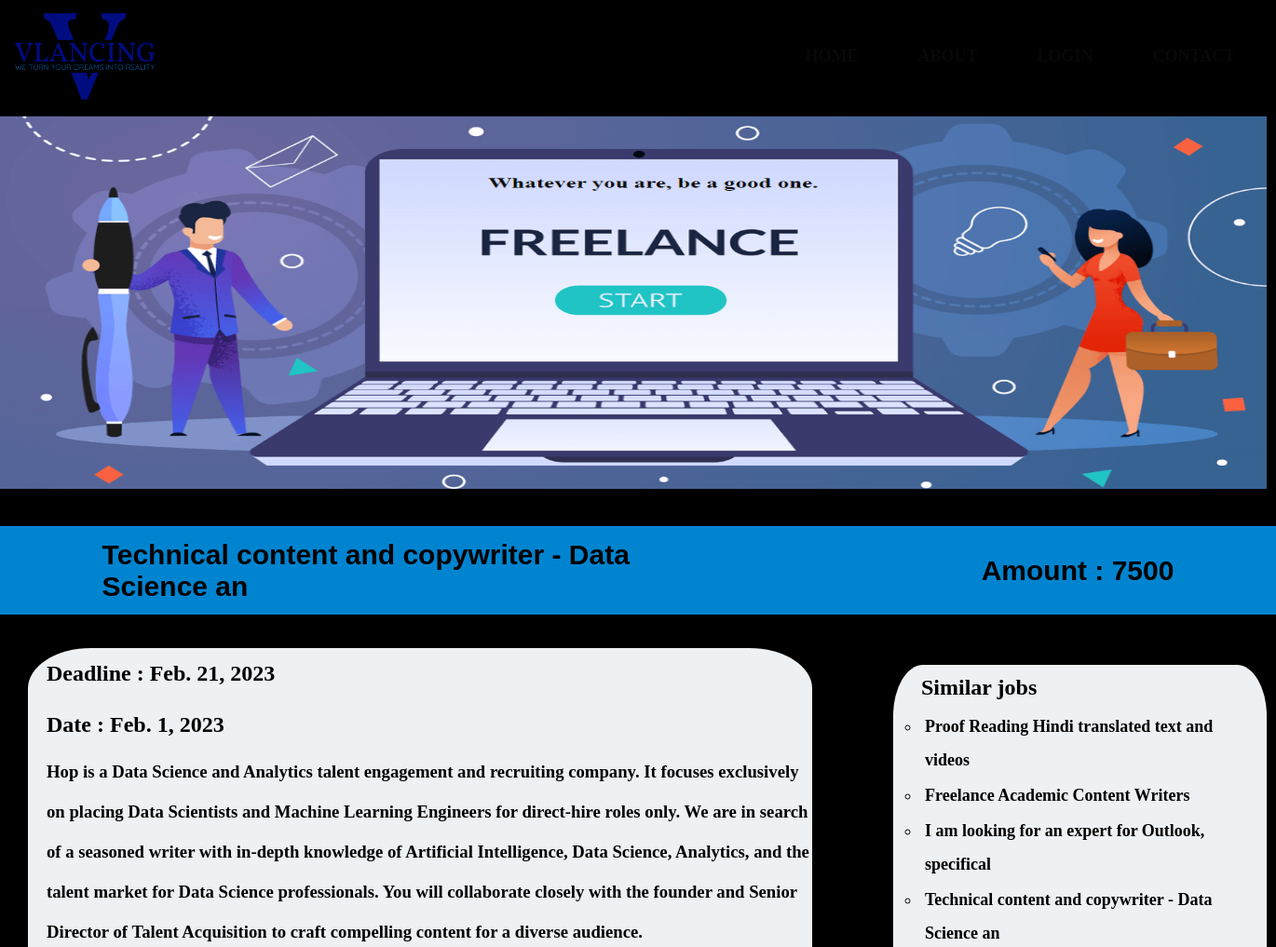
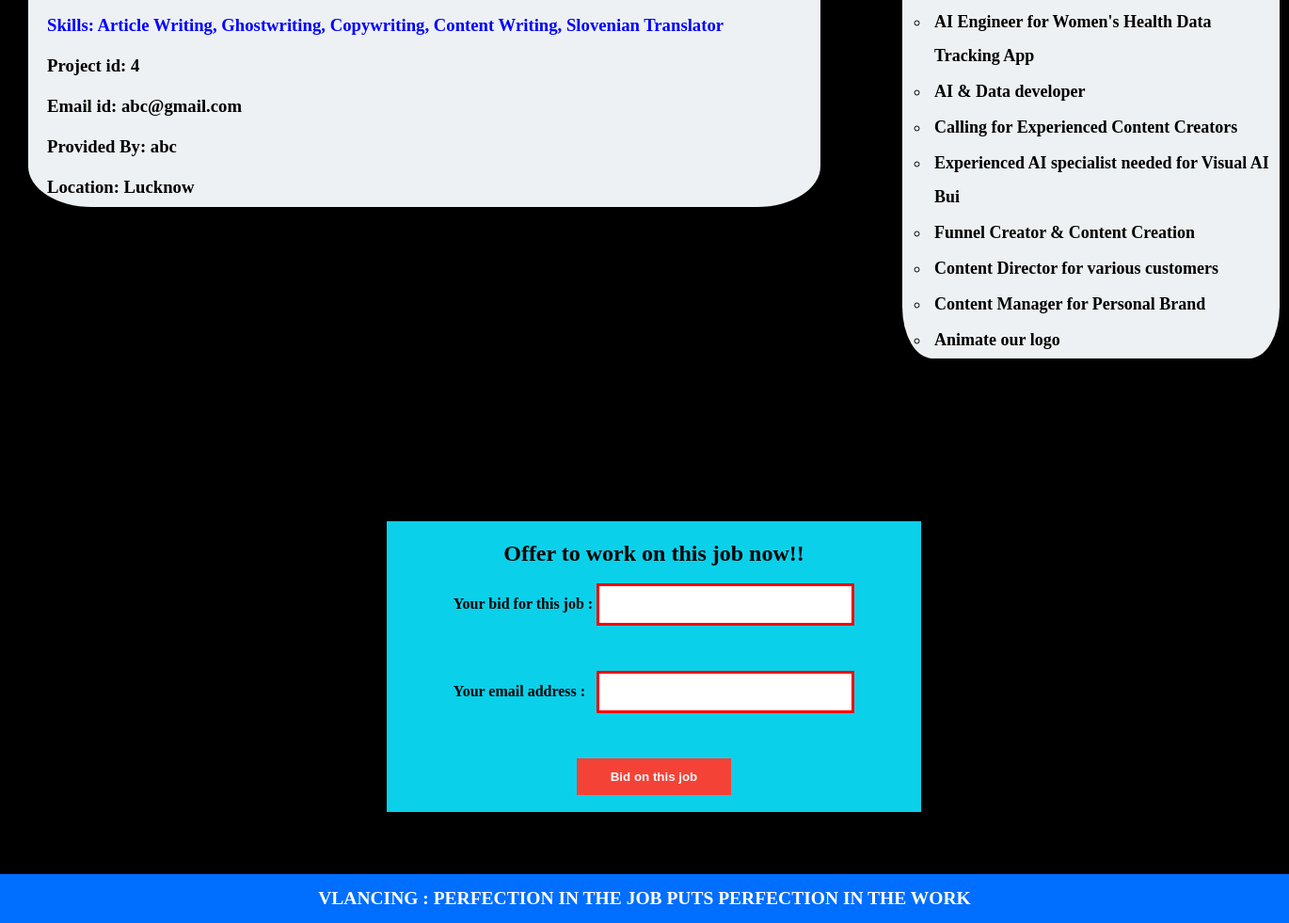
/4, run on the app's committed database (2 pictures, top to bottom).
### vlance/models.py (models this page shows, shortened)
class Jobs(models.Model):
    task_name = models.CharField(max_length=50 , blank = False)
    amount = models.IntegerField( default = 0,blank = False)
    description = models.TextField(max_length=500 , blank = False, default = None)
    date_posted = models.DateField(blank= False)
    email = models.EmailField(verbose_name="Email", blank = False)
    provided_by = models.CharField(max_length=50 , blank = False)
    deadline = models.DateField(blank = False)
    is_completed = models.BooleanField(default = False)
    location = models.CharField(max_length=50 , blank = False)
    skills = models.CharField(max_length=50, default=None, blank = False )

### vlance/views.py (the view)
# urls.py: path('<str:job_id>' , views.jobs, name='jobs'),
def jobs(request, job_id):
    jobs = Jobs.objects.get(id=job_id)
    return render(request, "vlance/job.html", {
        "jobs": jobs,
        "works": Jobs.objects.all()
    })

### vlance/Templates/VLANCE/job.html (shortened to what this page needs)
{% load static %}
<!DOCTYPE html>
<html>
    <head>
        <link rel="stylesheet" href="{% static 'vlance/job.css' %}">
    </head>
    <body>
        <section class="header">
            <nav>
                <a href="#"><img src="{% static 'vlance/assets/final.png'%}"></a>
                <div class="nav-links">
                    <ul>
                        <li><a href="{% url 'landing' %}">HOME</a></li>
                        <li><a href="#">ABOUT</a></li>
                        <li><a href="#">LOGIN</a></li>
                        <li><a href="#">CONTACT</a></li>
                    </ul>
            </nav>
            <div class="text-box">
                <img src="{% static 'vlance/assets/ff.png'%}">
                <br>
                <br>
                <br>
                </div>
                <div class="job">
                <h1 id="first">{{jobs.task_name}}</h1>
                <h1 id="second"> Amount : {{jobs.amount}}</h1>
                </div>
                <br>
                <br>
                        <div class="description">
                    <h2>Deadline : {{jobs.deadline}}  </h2>
                    <h2>Date : {{jobs.date_posted}}  </h2>
                    <h3>{{jobs.description}}</h3>
                        <h3 id="skill">
                            Skills: Article Writing, Ghostwriting, Copywriting, Content Writing, Slovenian Translator
                        </h3>
                        <h3> Project id: {{jobs.id}}</h3>
                        <h3> Email id: {{jobs.email}}</h3>
                        <h3> Provided By: {{jobs.provided_by}}</h3>
                        <h3> Location: {{jobs.location}}</h3>
                        </div>
                        <br>
                        <div class="other"><h2> Similar jobs</h2>
                            <ul>
                                {% for work in works %}
                                <li><a href="#">{{work.task_name}}</a></li>
                                {% endfor %}
                            </ul>
                    </div>
                    <br>
                    <br>
                    <div class="post">
                        <h2>Offer to work on this job now!!</h2>
                        <form action="#">
                            <label for="Your bid for this job">Your bid for this job : </label>
                            <input type="text" id="bid" name="bid"><br><br>
                            <label for="email address">Your email address :  &nbsp;</label>
                            <input type="email" id="email" name="email"><br><br>
                            <input type="submit" value="Bid on this job">
                          </form>
                    </div>
                <br>
                <br>
                <footer>
                    <div class="FINAL">
                        <h2 class="LAST"> VLANCING : PERFECTION IN THE JOB PUTS PERFECTION IN THE WORK</h2>
                    </div>
                </footer>
                </section>
    </body>
</html>

### vlance/static/vlance/job.css (style rules this page uses)
* { margin: 0; padding: 0; }
body { min-height: 100vh; width:100%; background-position: center; background-color: black; background-size: cover; position: relative; }
nav { display: flex; padding: 1% 1%; justify-content: space-between; align-items: center; }
nav img { width: 150px; padding-left: 2px; }
.nav-links { flex: 1; text-align: right; }
.nav-links ul li { font-family:cursive; font-weight: bold; list-style: none; display: inline-block; padding: 20px 30px; position: relative; margin-top: 0%; }
.nav-links ul li a { color:rgb(8, 8, 8); text-decoration: none; font-size: 18px; }
.nav-links ul li::after { content: ''; width: 0%; height: 4px; background: #f44336; display: block; margin: auto; transition: 0.5s; }
.text-box img { width: 1360px; height: 400px; position: relative; }
.job { display: flex; padding: 1% 8%; justify-content: space-between; align-items: center; background-color: rgba(0, 162, 255, 0.815); }
#first { text-align: left; flex: 1; font-size: 30px; font-family: 'Franklin Gothic Medium', 'Arial Narrow', Arial, sans-serif; }
#second { text-align: right; flex: 1; font-size: 30px; font-family: 'Franklin Gothic Medium', 'Arial Narrow', Arial, sans-serif; }
.description { height: auto; width: 60%; float: left; line-height: 2.3; margin-left: 30px; padding-left: 20px; border: 2px ; border-radius: 8%; background-color: rgba(241, 245, 247, 0.986); }
#skill { color: blue; }
.other { line-height: 2; height: auto; margin-left: 70%; margin-right: 10px; padding-right: 10px; padding-left: 30px; border: 2px ; border-radius: 8%; border-color: black; background-color: rgba(241, 245, 247, 0.986); }
.other ul li { padding-left: 4px; list-style:circle; font-size: large; color: black; }
.other a { color: black; text-decoration: none; font-weight: bolder; }
.other ul li::after { content: ''; width: 0%; height: 2px; background: black; display: block; margin: auto; transition: 1s; }
.post { align-self: center; height: auto; width: 40%; line-height: 2; margin-left: 30%; background-color:rgba(12, 212, 238, 0.986) ; padding: 10px; text-align: center; font-weight: bold; margin-top: 10%; }
input[type=text] { width: 50%; padding: 12px 20px; margin: 8px 0; box-sizing: border-box; border: 3px solid red; }
input[type=email] { width: 50%; padding: 12px 20px; margin: 8px 0; box-sizing: border-box; border: 3px solid red; }
input[type=submit] { width: 30%; background-color: #f44336; color: aliceblue; font-weight: bolder; padding: 12px 20px; margin: 8px 0; box-sizing: border-box; border: 3px ; }
.FINAL { margin-top: 30px; padding-top: 15px; padding-bottom: 15px; background-color: rgb(0, 110, 255); width: 100%; color: white; font-size: small; text-align: center; }

### data on the page
Jobs: task_name "Technical content and copywriter - Data Science an", amount "7500", deadline "Feb. 21, 2023", date_posted "Feb. 1, 2023", description "Hop is a Data Science and Analytics talent engagement and recruiting company. It focuses exclusively on placing Data Scientists and Machine Learning Engineers for direct-hire roles only. We are in search of a seasoned writer with in-depth knowledge of Artificial Intelligence, Data Science, Analytics, and the talent market for Data Science professionals. You will collaborate closely with the founder and Senior Director of Talent Acquisition to craft compelling content for a diverse audience.", id "4", email "abc@gmail.com", provided_by "abc", location "Lucknow"
Jobs: task_name "Proof Reading Hindi translated text and videos"
Jobs: task_name "Freelance Academic Content Writers"
Jobs: task_name "I am looking for an expert for Outlook, specifical"
Jobs: task_name "AI Engineer for Women's Health Data Tracking App"
Jobs: task_name "AI & Data developer"
Jobs: task_name "Calling for Experienced Content Creators"
Jobs: task_name "Experienced AI specialist needed for Visual AI Bui"
Jobs: task_name "Funnel Creator & Content Creation"
Jobs: task_name "Content Director for various customers"
Jobs: task_name "Content Manager for Personal Brand"
Jobs: task_name "Animate our logo"
